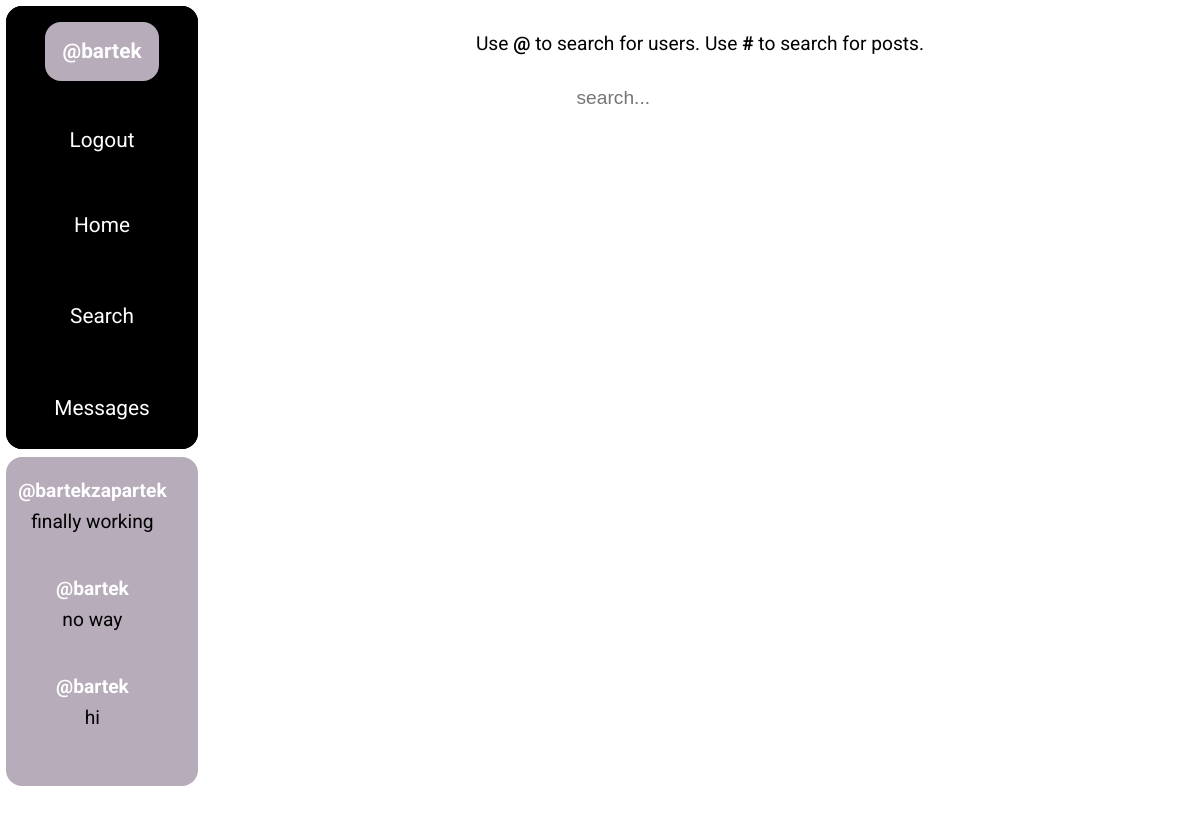
Screenshot of /search/ (signed in) with the database file from the repository.
### base/models.py (models this page shows)
class Chat(models.Model):
    participant_1 = models.ForeignKey(User, on_delete = models.CASCADE, related_name = 'participant_1')
    participant_2 = models.ForeignKey(User, on_delete = models.CASCADE, related_name = 'participant_2')
    recent_message_owner = models.TextField(blank = True, null = True, default = '')
    recent_message = models.TextField(blank = True, null = True, default = '')
    created = models.DateTimeField(auto_now = True)
    updated = models.DateTimeField(auto_now_add = True)
    class Meta:
        ordering = ['-created', '-updated']

### base/views.py (the view, shortened to what this page needs)
# urls.py: path('search/', views.search_view, name = 'search'),
@login_required(login_url = 'login')
def search_view(request):
    search_query = request.GET.get('q') if request.GET.get('q') != None else ''
    search_result = None
    context = {}
    context['recent_activity_chats'] = get_recent_activity_chats(request)
    return render(request, 'base/search.html', context)

### base/views.py (called while the page is built)
def get_recent_activity_chats(request):
    if request.user.is_authenticated:
        return Chat.objects.filter(
            Q(participant_1 = request.user) | Q(participant_2 = request.user)
            )[:3]
    return None

### base/templates/base/search.html (shortened to what this page needs)
{% extends 'main.html' %}
{% block static %}
    {% load static %}
    <link rel="stylesheet" href="{% static 'base/search.css' %}">
    <link rel="stylesheet" href="{% static 'base/components/for-you-page-component.css' %}">
{% endblock static %}
{% block content %}
    <div class="search-section">
        <p class = "search-howto">
            Use <span>@</span> to search for users. Use <span>#</span> to search for posts.
        </p>
        <form action="{% url 'search' %}" method="get">
            <input type = 'text' name = 'q' placeholder="search...">
        </form>
    </div>
{% endblock content %}

### templates/components/user-info-component.html
<div class="user-info-content">
    {% if request.user.is_authenticated %}
    <a href = "{% url 'user-profile' request.user.username %}">
        <div class = "username-item">
                @{{ request.user.username }}
        </div>
    </a>
    <a href = "{% url 'logout' %}">
        <div class = "logout-item">
                Logout
        </div>
    </a>
    {% else %}
    <a href = "{% url 'login' %}">
        <div class = "logout-item">
                Login &#183; Register
        </div>
    </a>
    {% endif %}
</div>

### templates/components/recent-activity-component.html
<div class="recent-activity-wrapper">
    {% if errors %}
    <div class="recent-activity-messages">
        <ul>
            {% for message in messages %}
                <li>{{ message }}</li>
            {% endfor %}
        </ul>
    </div>
    {% else %}
        <div class="recent-activity-messages">
            {% for chat in recent_activity_chats %}
              <a href="{% url 'chat-content' chat.id %}">
                    <span>@{{ chat.recent_message_owner }}</span>
                    <p>{{ chat.recent_message | slice:":20" }}</p>
              </a>
            {% endfor %}
        </div>
    {% endif %}
</div>

### static/components/preconfig.css (style rules this page uses)
*, *::after, *::before { box-sizing: border-box; padding: 0; margin: 0; }
a, input, label, p { text-decoration: none; color: black; border: none; }

### static/components/user-info-component.css (style rules this page uses)
.user-info-content { display: flex; flex-direction: column; align-items: center; justify-content: space-around; width: 100%; height: 40%; background-color: black; color: white; font-size: 1.3rem; border-radius: 1rem; }
.username-item { padding: 1.1rem; font-weight: 700; background-color: rgb(182, 172, 186); border-radius: 1rem; color: white; transition: padding 0.3s, color 0.3s; }
.logout-item { padding: 1rem; color: white; border-radius: 1rem; transition: padding 0.3s, background-color 0.3s, color 0.3s; }

### static/components/recent-activity-component.css (style rules this page uses)
.recent-activity-wrapper { display: flex; justify-content: center; width: 90%; height: 90%; }
.recent-activity-messages { display: flex; flex-direction: column; width: 80%; }
.recent-activity-messages > a { display: flex; flex-direction: column; justify-content: center; align-items: center; width: 100%; height: 33%; gap: 0.5rem; }
.recent-activity-messages > a > p { font-size: 1.2rem; }
.recent-activity-messages > a > span { color: white; font-weight: 700; font-size: 1.2rem; }

### base/static/base/search.css (style rules this page uses)
.search-section { display: flex; flex-direction: column; margin-top: 2rem; justify-content: flex-start; align-items: center; width: 100%; height: 100%; gap: 1rem; }
.search-section > p { font-size: 1.2rem; }
.search-section > p > span { font-weight: 700; }
.search-section > form > input { padding: 1rem; border-radius: 1rem; font-size: 1.2rem; transition: padding 0.3s, background-color 0.3s; }

### rows the page displays
Chat: recent_message_owner "bartekzapartek", recent_message "finally working"
Chat: recent_message_owner "bartek", recent_message "no way"
Chat: recent_message_owner "bartek", recent_message "hi"

### other values shown
{{ request.user.username }} "bartek"
